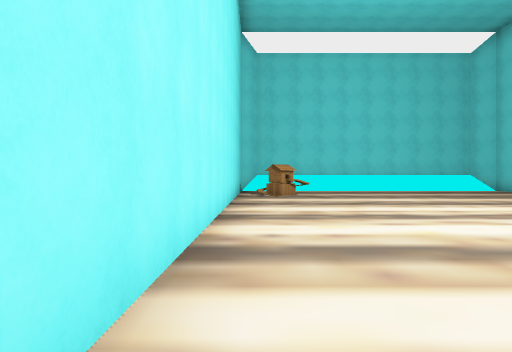
[1] (above)

22 first-person views from a walk through a Unity game level. The camera is 1.2 m above the floor, looks level and sees 70° across. The floor is counted in squares, 2 m on a side. Each view is taken from the middle of a square. On the plan, view 1 faces up. The plan holds only what a view shows up to about 10 squares ahead; the rest is blank. The place goes on beyond the plan. The player is left out. Some animated figures are left out. Some surface patterns are stand-ins.

[2]
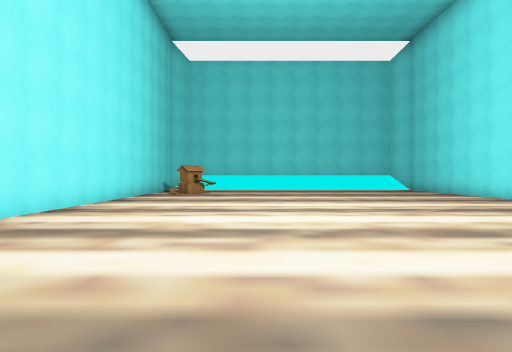

[3]
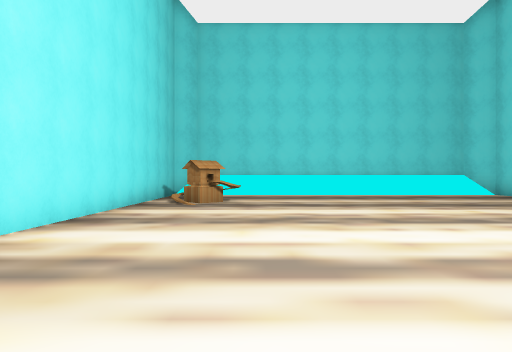

[4]
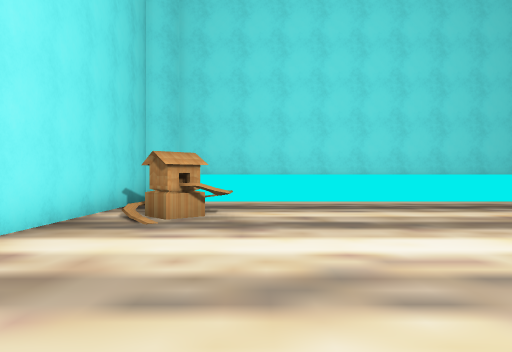

[5]
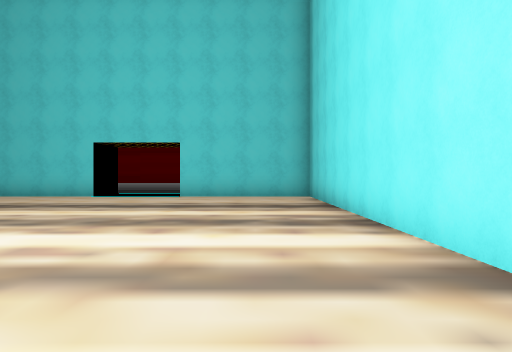

[6]
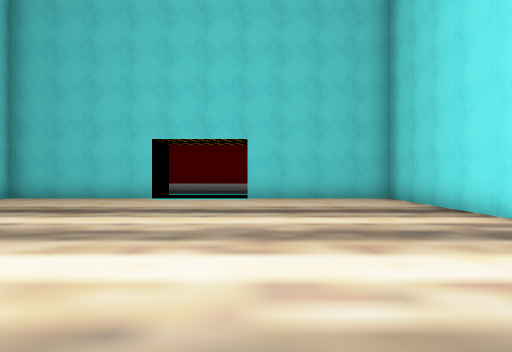

[7]
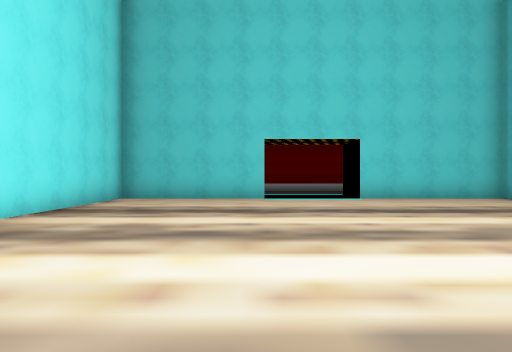

[8]
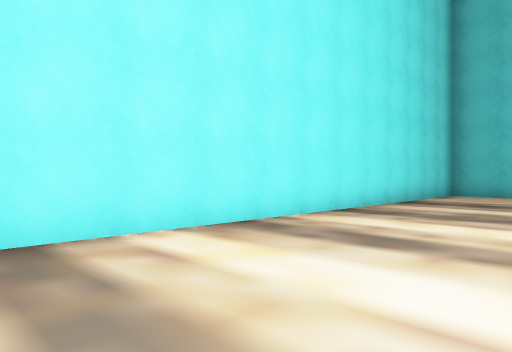

[9]
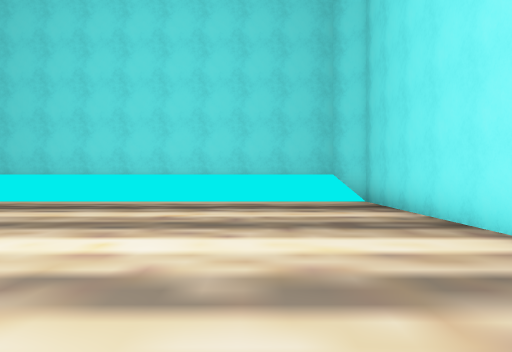

[10]
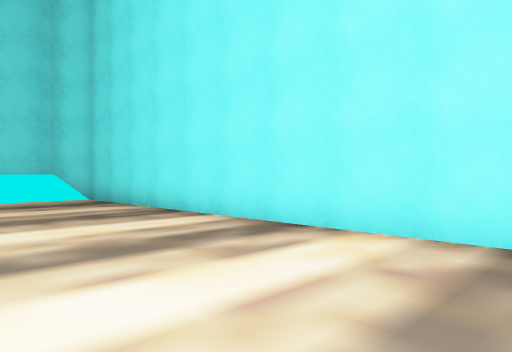

[11]
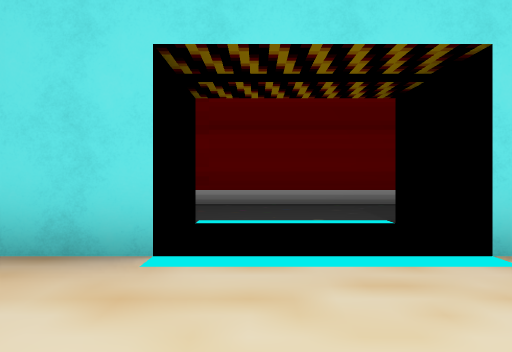

[12]
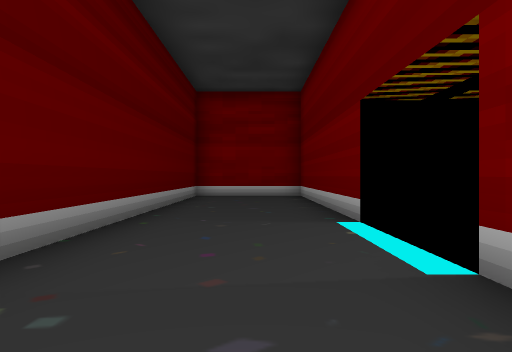

[13]
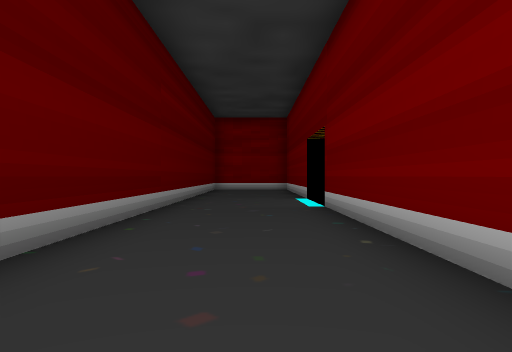

[14]
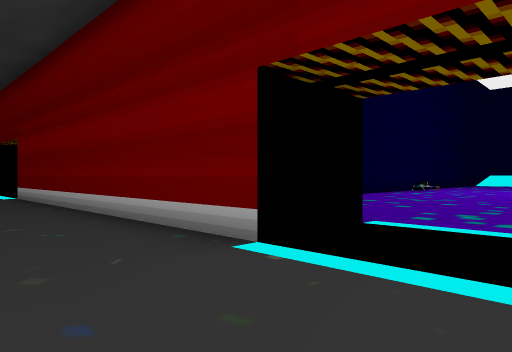

[15]
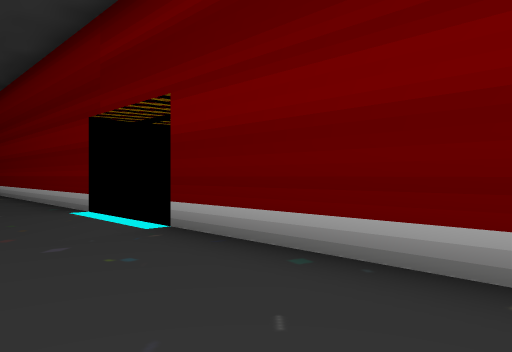

[16]
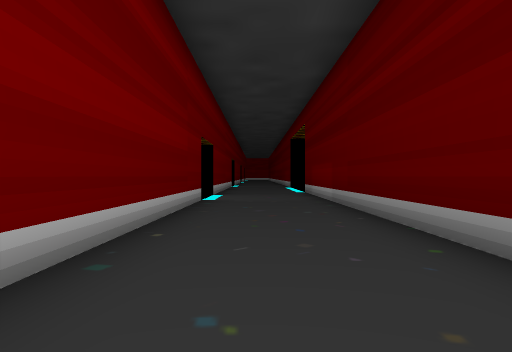

[17]
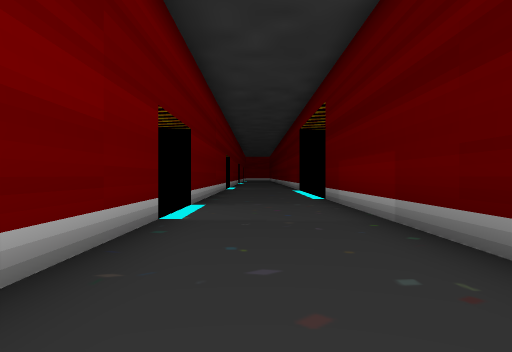

[18]
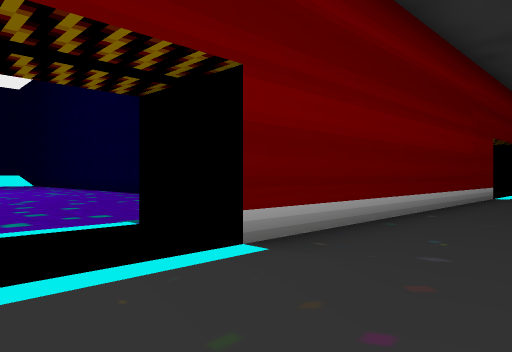

[19]
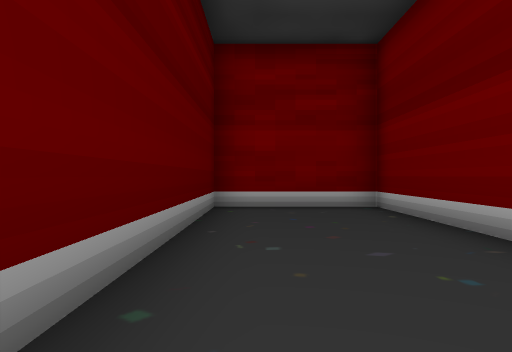

[20]
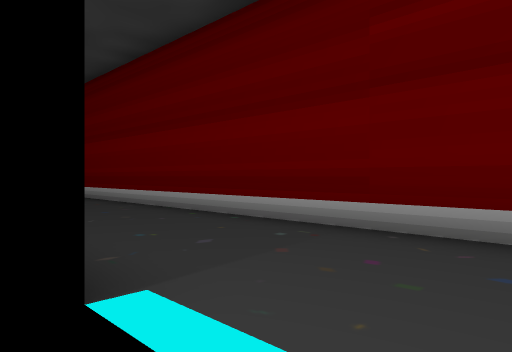

[21]
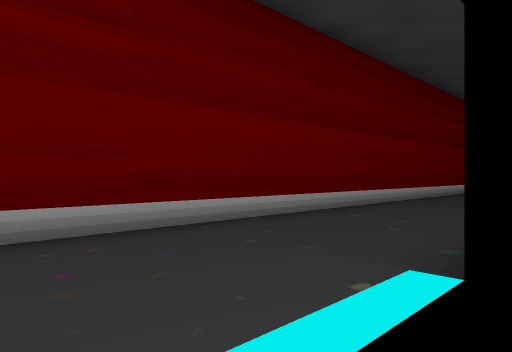

[22]
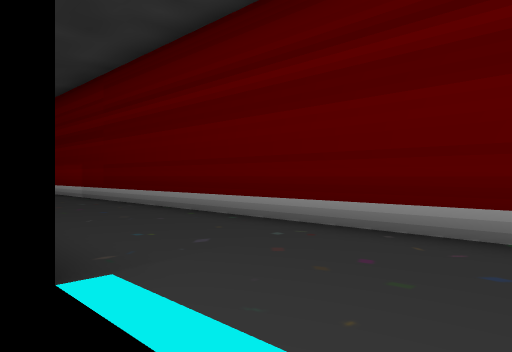

### Floor plan
Key: @ floor where view 1 was taken; # wall or solid block; . floor; / step, stairs or slope; O other object.
Columns run from 3 left of view 1 to 31 right of it. Each row starts with its distance up from view 1.
 16    ##########
 15   ##////////##
 14   #..........#
 13   #..........#
 12   #//........#
 11   #/O........#
 10   #..........#
  9   #..........#
  8   #..........#
  7   #..........#
  6   #..........#
  5   #..........#
  4   #..........#
  3   #..........#
  2   #..........#
  1   #..........#   .. ..
  0   #@.........#  ... ...
 -1   #..........#  ... ...
 -2   #..........#  .......
 -3   #..........#  .......
 -4   #..........#   .....
 -5   #..........#   .....
 -6   #####..#####   #...
 -7 #######. #########. .#########  ###
 -8 #..................................
 -9 #..................................
-10 #..................................
-11 ##################################.

Positions as (right, up) in squares from view 1, and headings:
1: (0, 0), facing up
2: (3, -1), facing up
3: (2, 3), facing up
4: (2, 6), facing up
5: (1, 5), facing down
6: (3, 4), facing down
7: (6, 4), facing down
8: (6, 6), facing down-right
9: (7, 6), facing up
10: (6, 5), facing up-right
11: (5, -3), facing down
12: (8, -9), facing left
13: (13, -9), facing left
14: (17, -10), facing up-left
15: (21, -10), facing up-left
16: (17, -9), facing right
17: (21, -9), facing right
18: (15, -10), facing up-right
19: (4, -10), facing left
20: (4, -7), facing down-right
21: (17, -7), facing down-left
22: (15, -7), facing down-right
